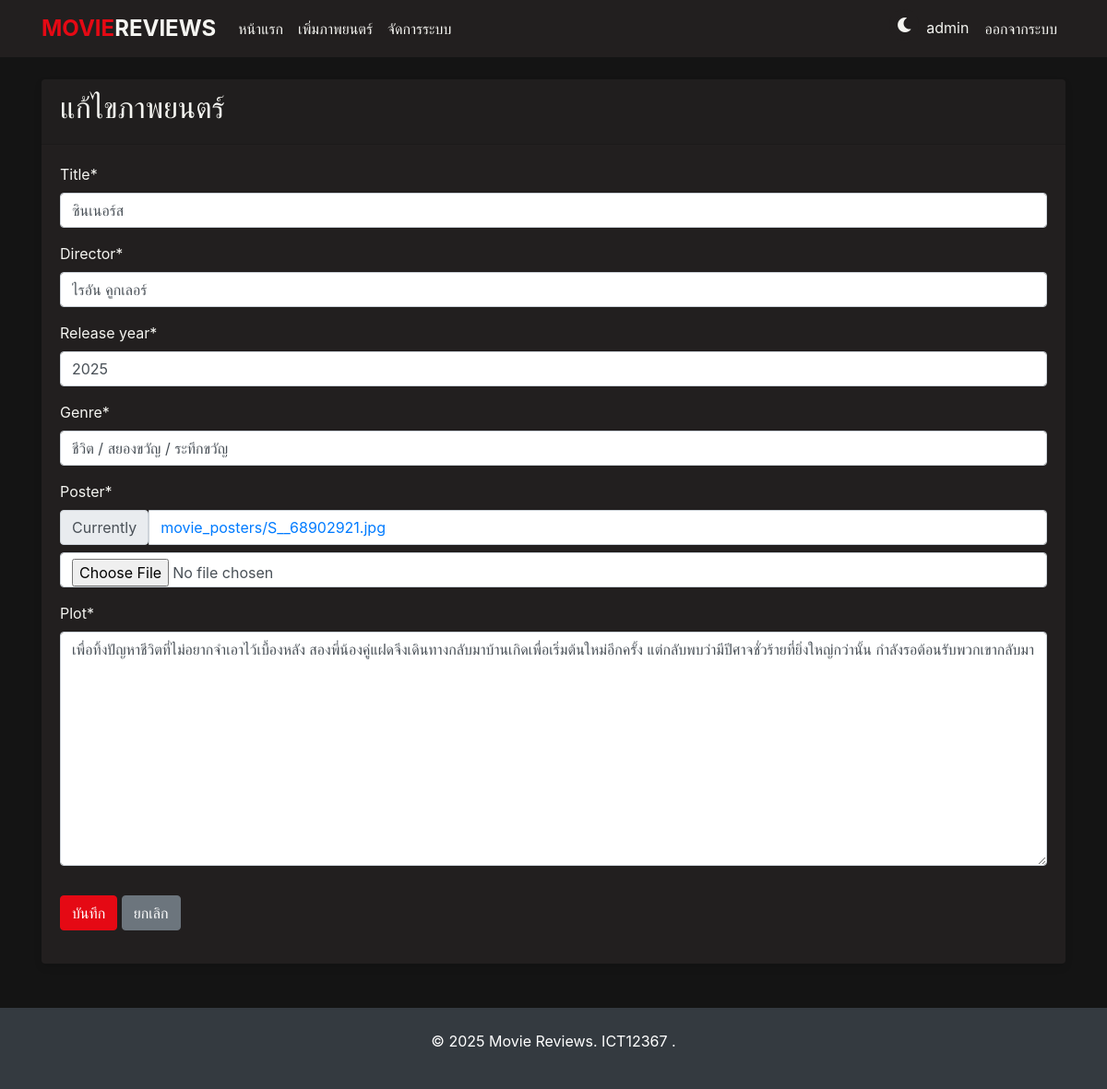
/movie/15/update/ (signed in), run on the app's committed database.
### reviews/models.py (models this page shows, shortened)
class Movie(models.Model):
    title = models.CharField(max_length=100)
    director = models.CharField(max_length=100)
    release_year = models.IntegerField()
    genre = models.CharField(max_length=50)
    poster = models.ImageField(upload_to='movie_posters', default='default_poster.jpg')
    plot = models.TextField()
    created_at = models.DateTimeField(default=timezone.now)

### reviews/views.py (the view, shortened to what this page needs)
# urls.py: path('movie/<int:pk>/update/', views.MovieUpdateView.as_view(), name='movie-update'),
class MovieUpdateView(LoginRequiredMixin, PermissionRequiredMixin, UpdateView):
    model = Movie
    form_class = MovieForm
    template_name = 'reviews/movie_form.html'
    permission_required = 'reviews.change_movie'

### reviews/forms.py
class MovieForm(forms.ModelForm):
    class Meta:
        model = Movie
        fields = ['title', 'director', 'release_year', 'genre', 'poster', 'plot']

### reviews/templates/reviews/movie_form.html (shortened to what this page needs)
{% extends "reviews/base.html" %}
{% load crispy_forms_tags %}
{% block content %}
    <div class="card">
        <div class="card-header">
            <h2>{% if form.instance.id %}แก้ไขภาพยนตร์{% else %}เพิ่มภาพยนตร์ใหม่{% endif %}</h2>
        </div>
        <div class="card-body">
            <form method="POST" enctype="multipart/form-data">
                <fieldset class="form-group">
                    {{ form|crispy }}
                </fieldset>
                <div class="form-group">
                    <button class="btn btn-primary" type="submit">บันทึก</button>
                    <a class="btn btn-secondary" href="{% url 'home' %}">ยกเลิก</a>
                </div>
            </form>
        </div>
    </div>
{% endblock %}

### reviews/templates/reviews/base.html (shortened to what this page needs)
{% load static %}
<!DOCTYPE html>
<html lang="th">
<head>
    <link rel="stylesheet" href="https://cdn.jsdelivr.net/npm/bootstrap@4.6.0/dist/css/bootstrap.min.css">
    <link rel="stylesheet" href="https://cdnjs.cloudflare.com/ajax/libs/font-awesome/5.15.3/css/all.min.css">
</head>
<body class="dark-mode">
    <header>
        <nav class="navbar navbar-expand-lg navbar-dark bg-dark mb-4">
            <div class="container">
                <a class="navbar-brand" href="{% url 'home' %}"><span>MOVIE</span>REVIEWS</a>
                <div class="collapse navbar-collapse" id="navbarNav">
                    <ul class="navbar-nav mr-auto">
                        <li class="nav-item">
                            <a class="nav-link" href="{% url 'home' %}">หน้าแรก</a>
                        </li>
                        {% if user.is_authenticated %}
                            {% if perms.reviews.add_movie or user.is_superuser %}
                            <li class="nav-item">
                                <a class="nav-link" href="{% url 'movie-create' %}">เพิ่มภาพยนตร์</a>
                            </li>
                            {% endif %}
                            {% if user.is_staff or user.is_superuser %}
                            <li class="nav-item">
                                <a class="nav-link" href="{% url 'admin:index' %}">จัดการระบบ</a>
                            </li>
                            {% endif %}
                        {% endif %}
                    </ul>
                    <ul class="navbar-nav">
                        <li class="nav-item">
                            <span class="nav-link mode-toggle" id="modeToggle">
                                <i class="fas fa-moon"></i>
                            </span>
                        </li>
                        {% if user.is_authenticated %}
                        <li class="nav-item">
                            <a class="nav-link" href="{% url 'profile' %}">{{ user.username }}</a>
                        </li>
                        <li class="nav-item">
                            <form method="post" action="{% url 'logout' %}" class="d-inline">
                                <button type="submit" class="btn btn-link nav-link">ออกจากระบบ</button>
                            </form>
                        </li>
                        {% endif %}
                    </ul>
                </div>
            </div>
        </nav>
    </header>
    <main class="container">
        {% block content %}{% endblock %}
    </main>
    <footer class="bg-dark text-white mt-5 py-4">
        <div class="container text-center">
            <p>&copy; 2025 Movie Reviews. ICT12367 .</p>
        </div>
    </footer>
</body>
</html>

### data on the page
Movie: title "ซินเนอร์ส", director "ไรอัน คูกเลอร์", release_year "2025", genre "ชีวิต / สยองขวัญ / ระทึกขวัญ", plot "เพื่อทิ้งปัญหาชีวิตที่ไม่อยากจำเอาไว้เบื้องหลัง สองพี่น้องคู่แฝดจึงเดินทางกลับมาบ้านเกิดเพื่อเริ่มต้นใหม่อีกครั้ง แต่กลับพบว่ามีปีศาจชั่วร้ายที่ยิ่งใหญ่กว่านั้น กำลังรอต้อนรับพวกเขากลับมา"

### other printed values
{{ user.username }} "admin"
